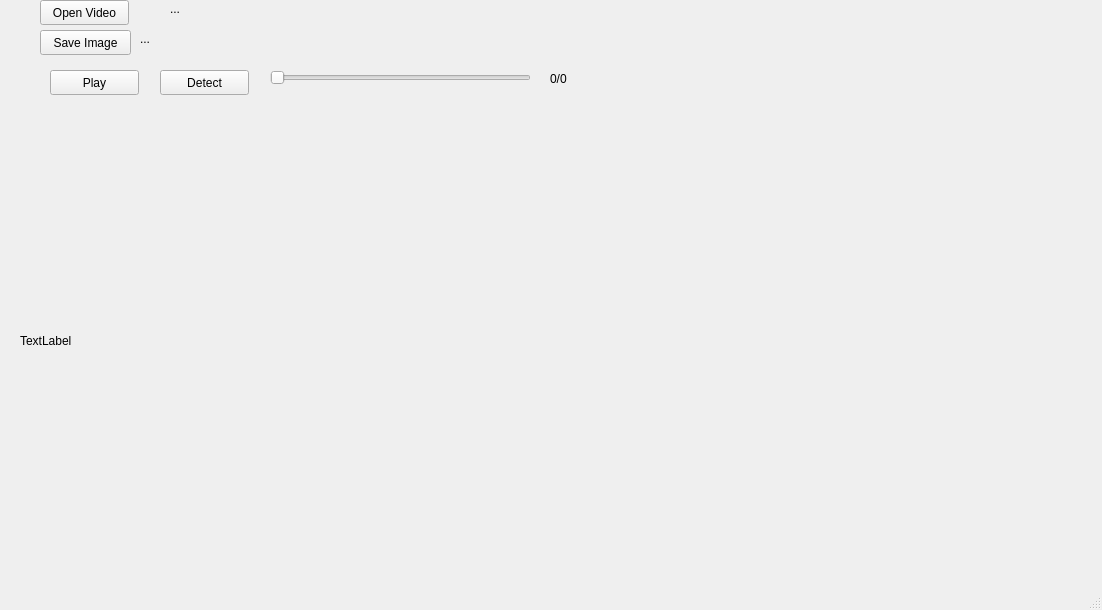
<?xml version="1.0" encoding="UTF-8"?>
<ui version="4.0">
 <class>MainWindow</class>
 <widget class="QMainWindow" name="MainWindow">
  <property name="geometry">
   <rect>
    <x>0</x>
    <y>0</y>
    <width>1102</width>
    <height>610</height>
   </rect>
  </property>
  <property name="windowTitle">
   <string>MainWindow</string>
  </property>
  <widget class="QWidget" name="centralwidget">
   <widget class="QPushButton" name="BtnPlay">
    <property name="geometry">
     <rect>
      <x>50</x>
      <y>70</y>
      <width>89</width>
      <height>25</height>
     </rect>
    </property>
    <property name="text">
     <string>Play</string>
    </property>
   </widget>
   <widget class="QSlider" name="TrkPosition">
    <property name="geometry">
     <rect>
      <x>270</x>
      <y>70</y>
      <width>261</width>
      <height>16</height>
     </rect>
    </property>
    <property name="orientation">
     <enum>Qt::Horizontal</enum>
    </property>
   </widget>
   <widget class="QLabel" name="LabFrames">
    <property name="geometry">
     <rect>
      <x>550</x>
      <y>70</y>
      <width>191</width>
      <height>17</height>
     </rect>
    </property>
    <property name="text">
     <string>0/0</string>
    </property>
   </widget>
   <widget class="QPushButton" name="BtnSaveImage">
    <property name="geometry">
     <rect>
      <x>40</x>
      <y>30</y>
      <width>91</width>
      <height>25</height>
     </rect>
    </property>
    <property name="text">
     <string>Save Image</string>
    </property>
   </widget>
   <widget class="QPushButton" name="BtnOpenVideo">
    <property name="geometry">
     <rect>
      <x>40</x>
      <y>0</y>
      <width>89</width>
      <height>25</height>
     </rect>
    </property>
    <property name="text">
     <string>Open Video</string>
    </property>
   </widget>
   <widget class="QLabel" name="LabFileUrl">
    <property name="geometry">
     <rect>
      <x>170</x>
      <y>0</y>
      <width>591</width>
      <height>17</height>
     </rect>
    </property>
    <property name="text">
     <string>...</string>
    </property>
   </widget>
   <widget class="QLabel" name="LabSaveAddress">
    <property name="geometry">
     <rect>
      <x>140</x>
      <y>30</y>
      <width>591</width>
      <height>17</height>
     </rect>
    </property>
    <property name="text">
     <string>...</string>
    </property>
   </widget>
   <widget class="QPushButton" name="BtnDetect">
    <property name="geometry">
     <rect>
      <x>160</x>
      <y>70</y>
      <width>89</width>
      <height>25</height>
     </rect>
    </property>
    <property name="text">
     <string>Detect</string>
    </property>
   </widget>
   <widget class="QLabel" name="LabDisplayImage">
    <property name="geometry">
     <rect>
      <x>20</x>
      <y>120</y>
      <width>981</width>
      <height>441</height>
     </rect>
    </property>
    <property name="text">
     <string>TextLabel</string>
    </property>
   </widget>
  </widget>
  <widget class="QMenuBar" name="menubar">
   <property name="geometry">
    <rect>
     <x>0</x>
     <y>0</y>
     <width>1102</width>
     <height>22</height>
    </rect>
   </property>
  </widget>
  <widget class="QStatusBar" name="statusbar"/>
 </widget>
 <resources/>
 <connections/>
</ui>
